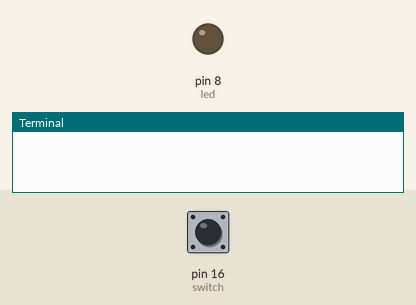
The program below on a simulated Raspberry Pi (header pin numbers). Shown: output pins drawn as LEDs (lit = HIGH), the last lines printed to the terminal. The inputs (shaded band) are chosen by the test bench; at power-on: pin 16 (switch) HIGH.

Above: at 1.2 s.
1.3 s: pin 16 (switch) pulled LOW for 0.15 s
At 1.4 s:
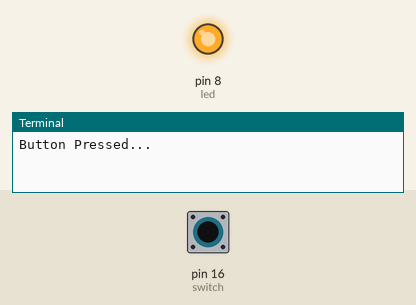
3.0 s: pin 16 (switch) pulled LOW for 3.2 s
At 7.4 s:
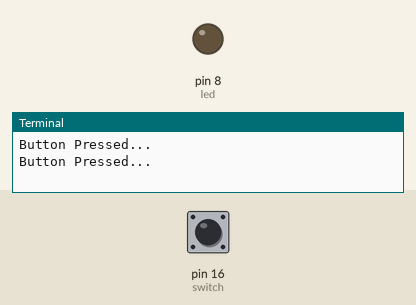
Timing chart, 0 to 8.9 s (numbered marks = the images above; inputs shaded):
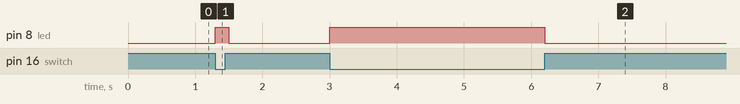

Measured:
- after the input at 1.3 s, pin 8 (led): LOW → HIGH at once, → LOW 0.20 s later
- after the input at 3.0 s, pin 8 (led): LOW → HIGH at once, → LOW 3.2 s later

The program:

switch_led.py
```python
import RPi.GPIO as GPIO # Import Raspberry Pi GPIO library
import time

switch = 16
led = 8

GPIO.setmode(GPIO.BOARD)
GPIO.setup(led, GPIO.OUT, initial=GPIO.LOW) # Set pin 8 to be an output pin and>
GPIO.setup(switch, GPIO.IN, pull_up_down=GPIO.PUD_UP)

while True:
 button_state = GPIO.input(switch)
 if  button_state == False:
    GPIO.output(led, True)
    print('Button Pressed...')
    while GPIO.input(switch) == False:
        time.sleep(0.2)
    else:
      GPIO.output(led, False)
```
